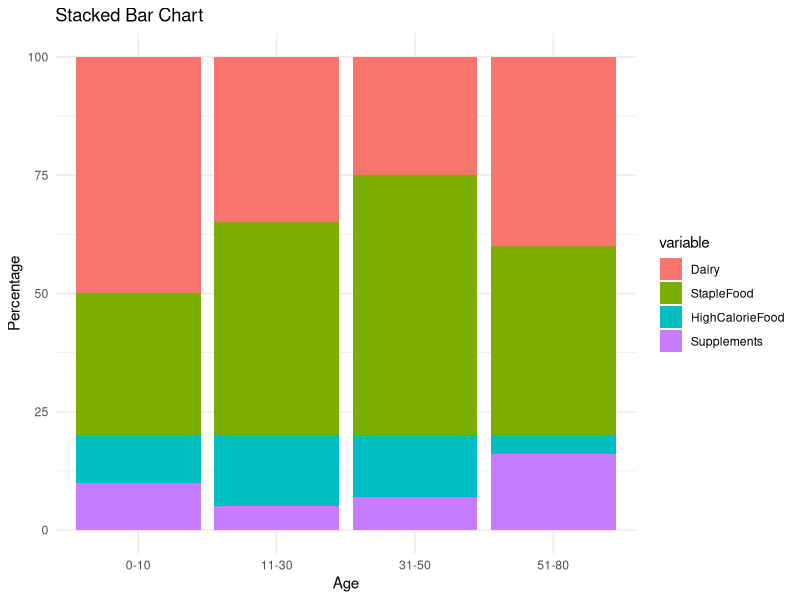
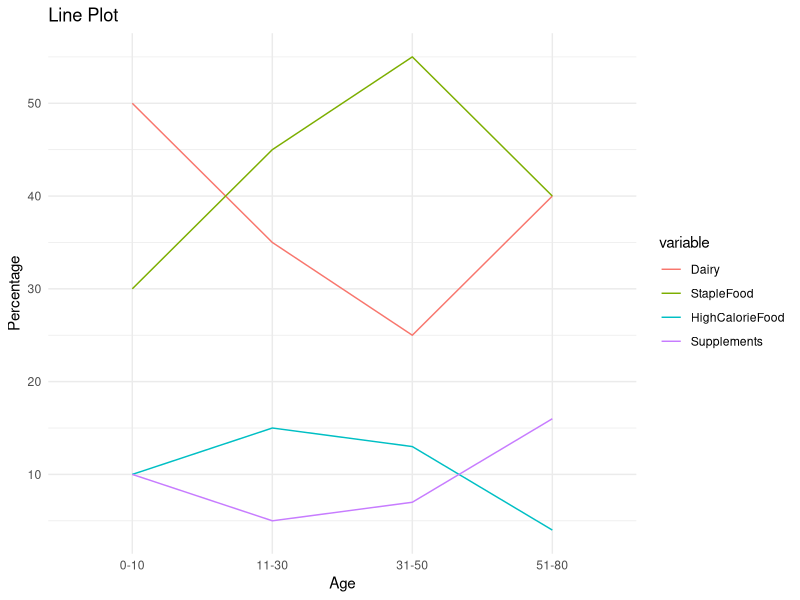
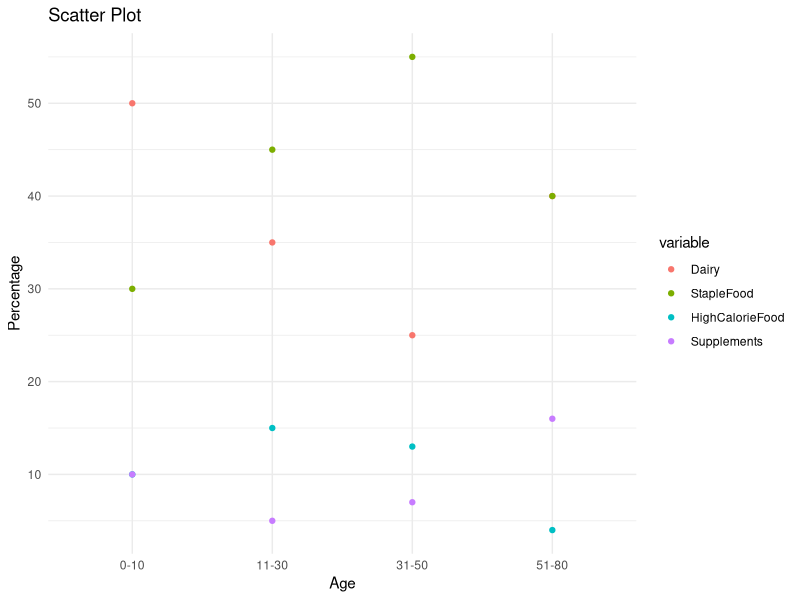
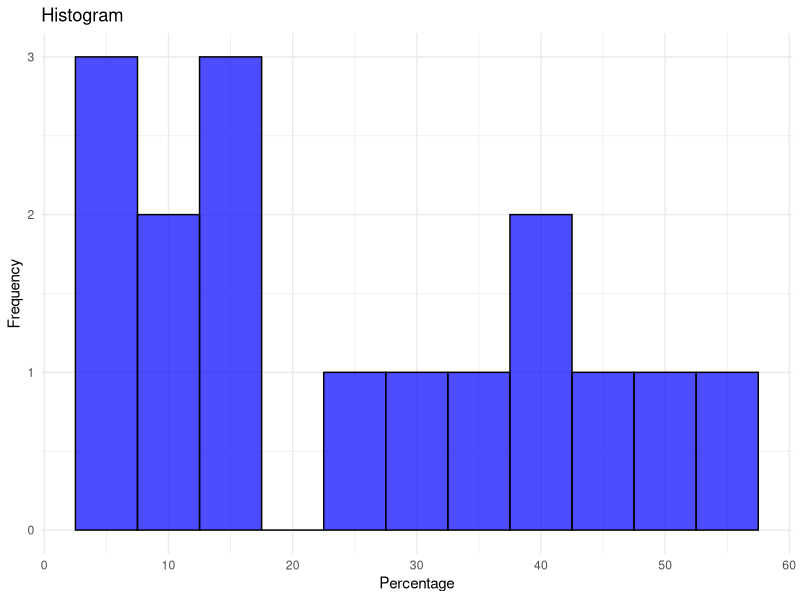

Source code (R) for these figures, in order:

library(ggplot2)

# Your data
data <- data.frame(
  Age = c("0-10", "11-30", "31-50", "51-80"),
  Dairy = c(50, 35, 25, 40),
  StapleFood = c(30, 45, 55, 40),
  HighCalorieFood = c(10, 15, 13, 4),
  Supplements = c(10, 5, 7, 16)
)

# Reshape data for ggplot2
data_long <- reshape2::melt(data, id.vars = "Age")

# Stacked Bar Chart
ggplot(data_long, aes(x = Age, y = value, fill = variable)) +
  geom_bar(stat = "identity") +
  labs(title = "Stacked Bar Chart", x = "Age", y = "Percentage") +
  theme_minimal()

# Line Plot
ggplot(data_long, aes(x = Age, y = value, color = variable, group = variable)) +
  geom_line() +
  labs(title = "Line Plot", x = "Age", y = "Percentage") +
  theme_minimal()

# Scatter Plot
ggplot(data_long, aes(x = Age, y = value, color = variable)) +
  geom_point() +
  labs(title = "Scatter Plot", x = "Age", y = "Percentage") +
  theme_minimal()

# Histogram
ggplot(data_long, aes(x = value)) +
  geom_histogram(binwidth = 5, fill = "blue", color = "black", alpha = 0.7) +
  labs(title = "Histogram", x = "Percentage", y = "Frequency") +
  theme_minimal()
